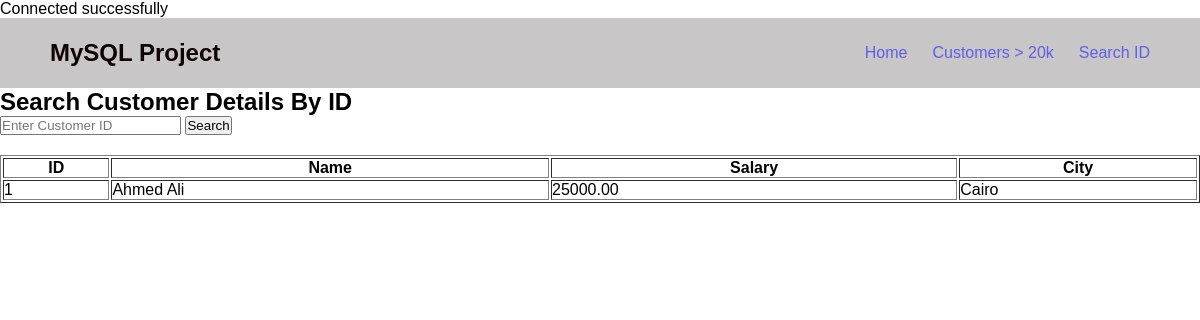
The page /customer_by_id.php?id=1 on the database its author committed.
### tables this page shows
CREATE TABLE `customers` (
  `id` int(11) NOT NULL,
  `name` varchar(100) NOT NULL,
  `salary` decimal(10,2) NOT NULL,
  `city` varchar(100) NOT NULL,
  `password` varchar(255) NOT NULL DEFAULT '123'
);

### customer_by_id.php (the view, shortened to what this page needs)
<?php
require "sql.php";
$customer = null;
if (isset($_GET['id'])) {
    $id = trim($_GET['id']);
    if (!is_numeric($id) || $id <= 0) {
        $error = "Please enter a valid numeric Customer ID.";
    } else {
        $sql = "SELECT * FROM customers WHERE id = '$id'";
        $result = mysqli_query($connect, $sql);
        if (mysqli_num_rows($result) > 0) {
            $customer = mysqli_fetch_assoc($result);
        } else {
            $error = "No customer found with ID: " . htmlspecialchars($id);
        }
    }
}
?>
<!DOCTYPE html>
<html lang="en">
<head>
    <link rel="stylesheet" href="css/style.css">
</head>
<body>
    <nav class="navbar">
        <div class="logo">MySQL Project</div>
        <div class="nav-links">
            <a href="main.php">Home</a>
            <a href="customers_salary.php">Customers > 20k</a>
            <a href="customer_by_id.php">Search ID</a>
        </div>
    </nav>
    <div class="container">
        <h2>Search Customer Details By ID</h2>
        <form method="GET" action="customer_by_id.php">
            <input type="text" name="id" placeholder="Enter Customer ID" required>
            <button type="submit">Search</button>
        </form>
        <?php if ($customer): ?>
            <table border="1" style="margin-top: 20px; width: 100%;">
                <tr>
                    <th>ID</th>
                    <th>Name</th>
                    <th>Salary</th>
                    <th>City</th>
                </tr>
                <tr>
                    <td><?php echo $customer['id']; ?></td>
                    <td><?php echo $customer['name']; ?></td>
                    <td><?php echo $customer['salary']; ?></td>
                    <td><?php echo $customer['city']; ?></td>
                </tr>
            </table>
        <?php endif; ?>
    </div>
</body>
</html>

### css/style.css (style rules this page uses)
* { margin: 0; padding: 0; box-sizing: border-box; }
body { font-family: Arial, sans-serif; }
.navbar { height: 70px; background-color: #c8c6c6; display: flex; align-items: center; justify-content: space-between; padding: 0 50px; }
.logo { color: rgb(14, 2, 2); font-size: 24px; font-weight: bold; }
.nav-links { display: flex; gap: 25px; }
.nav-links a { color: rgb(98, 93, 233); text-decoration: none; font-size: 16px; }

### rows shown on the page
customers: id "1", name "Ahmed Ali", salary "25000.00", city "Cairo"
